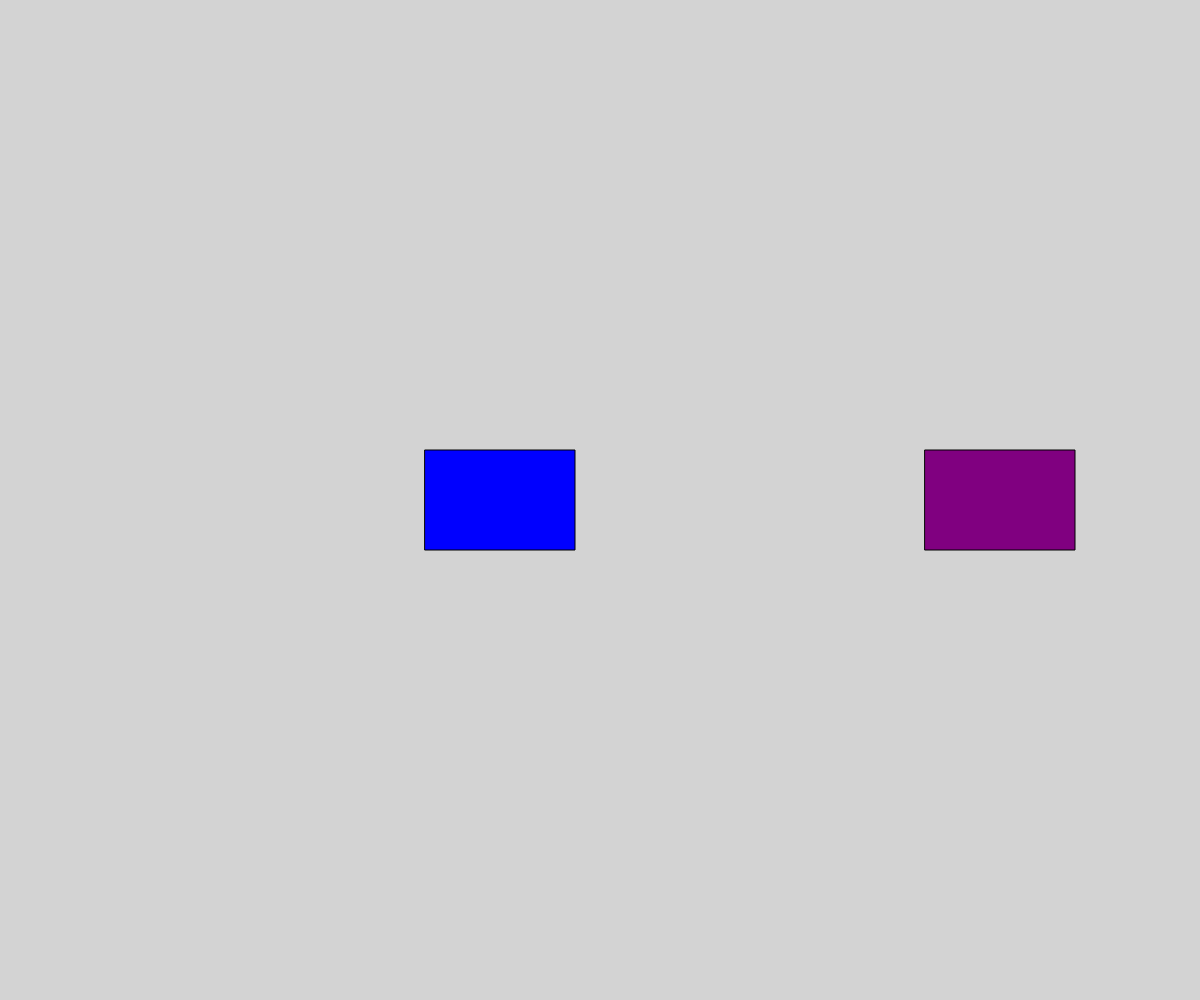
Frame 1 (no input)
Frame 60 (no input): identical to frame 1, image omitted
Frame 120 (the mouse pressed at the canvas centre since frame 60): identical to frame 1, image omitted

The p5.js sketch that drew this single still picture (run headless with seeded random() and noise() and a simulated clock; from frame 60 on, the mouse is pressed at the canvas centre):

// p5.js sketch
// ── sketch.js
// Button OOP
//Aidan Draper

class Button {
  constructor(x, y, w, h, theColor, hoverColor, theState){
    this.x = x;
    this.y = y;
    this.width = w;
    this.height = h;
    this.color = theColor;
    this.hoverColor = hoverColor;
    this.state = theState;
  }

  mouseInButton() {
    return mouseX >= this.x - this.width / 2 && mouseX <= this.x + this.width / 2 && mouseY >= this.y - this.height / 2 && mouseY <= this.y + this.height / 2;
  }

  display() {
    if(this.mouseInButton()) {
      fill(this.hoverColor);
    }
    else {
      fill(this.color);
    }
    rect(this.x, this.y, this.width, this.height);
  }
}

let backgroundColor = "lightgrey";
let state = "main";
let buttonArray = [];
let buttonOne = new Button(500, 500, 150, 100, "blue", "red", "orange");
let buttonTwo = new Button(1000, 500, 150, 100, "purple", "yellow", "pink");

function setup() {
  createCanvas(windowWidth, windowHeight);
  rectMode(CENTER);
  textAlign(CENTER, CENTER);
  buttonArray.push(buttonOne, buttonTwo);
}

function draw() {
  background(backgroundColor);
  for(let i = 0; i < buttonArray.length; i++){
    buttonArray[i].display();
  }
  if (state === "main"){
    backgroundColor = "lightgrey";
  }
  else if (state === "orange"){
    backgroundColor = "orange";
  }
  else if (state === "pink"){
    backgroundColor = "pink";
  }
}

function mousePressed(){
  for(let i = 0; i < buttonArray.length; i++){
    if(buttonArray[i].mouseInButton()){
      state = buttonArray[i].state;
    }
  }
}
